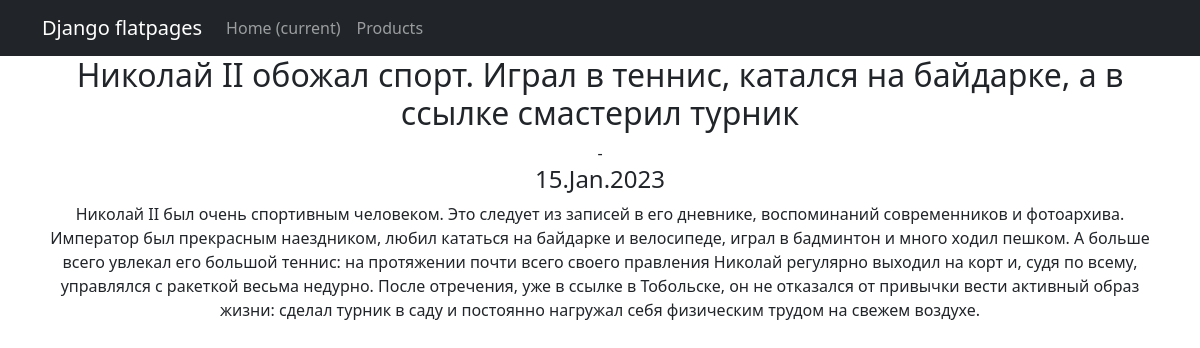
Screenshot of /news/3 with the database file from the repository.
### news/models.py (models this page shows, shortened)
class Post(models.Model):
    author = models.ForeignKey(Author, on_delete=models.CASCADE)
    option = models.CharField(max_length=4, choices=OPTION_SELECT)
    date = models.DateTimeField(auto_now_add=True)
    category = models.ManyToManyField(Category, through="PostCategory")
    header = models.CharField(max_length=144)
    text = models.TextField()
    rating = models.IntegerField(default=0)

### news/views.py (the view)
# urls.py: path('<int:pk>', PostDetail.as_view()),
class PostDetail(DetailView):
    model = Post
    template_name = 'news1.html'
    context_object_name = 'news1'

### news/templatetags/my_filters.py (called while the page is built)
@register.filter()
def censor(value):
    if isinstance(value, str):
        censored_words = ['редиска', 'Редиска']
        for word in censored_words:
           value = value.replace(word[1:], '*' * (len(word)-1))
        return value

### templates/news1.html (shortened to what this page needs)
{% extends 'flatpages/default.html' %}
{% load my_filters %}
{% block content %}
<h2>{{ news1.header|censor }}</h2> - <h4> {{ news1.date|date:'d.M.Y' }}</h4>
{{ news1.text|censor }}
{% endblock content %}

### rows the page displays
Post: header|censor "Николай II обожал спорт. Играл в теннис, катался на байдарке, а в ссылке смастерил турник", date "15.Jan.2023", text|censor "Николай II был очень спортивным человеком. Это следует из записей в его дневнике, воспоминаний современников и фотоархива. Император был прекрасным наездником, любил кататься на байдарке и велосипеде, играл в бадминтон и много ходил пешком. А больше всего увлекал его большой теннис: на протяжении почти всего своего правления Николай регулярно выходил на корт и, судя по всему, управлялся с ракеткой весьма недурно. После отречения, уже в ссылке в Тобольске, он не отказался от привычки вести активный образ жизни: сделал турник в саду и постоянно нагружал себя физическим трудом на свежем воздухе."
